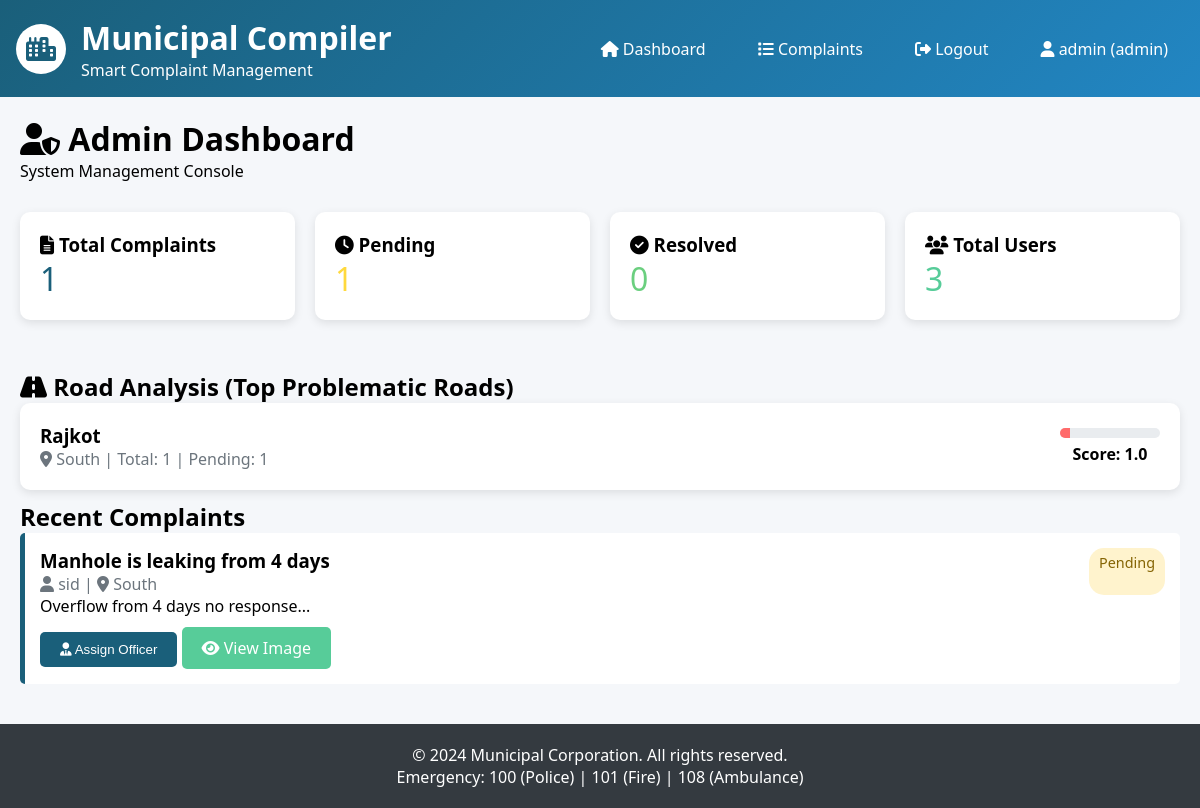
The page /admin/dashboard (signed in) on the database its author committed.
### municipa_app.py (models this page shows, shortened)
class User(UserMixin, db.Model):
    __tablename__ = 'users'
    id = db.Column(db.Integer, primary_key=True)
    username = db.Column(db.String(80), unique=True, nullable=False)
    email = db.Column(db.String(120), unique=True, nullable=False)
    password_hash = db.Column(db.String(200), nullable=False)
    role = db.Column(db.String(20), nullable=False)  # 'user', 'officer', 'admin'
    taluka = db.Column(db.String(50), nullable=True)
    department = db.Column(db.String(100), nullable=True)
    phone = db.Column(db.String(15), nullable=True)
    created_at = db.Column(db.DateTime, default=datetime.utcnow)

class RoadAnalysis(db.Model):
    __tablename__ = 'road_analysis'
    id = db.Column(db.Integer, primary_key=True)
    road_name = db.Column(db.String(200), nullable=False)
    taluka = db.Column(db.String(50), nullable=False)
    total_complaints = db.Column(db.Integer, default=0)
    pending_complaints = db.Column(db.Integer, default=0)
    resolved_complaints = db.Column(db.Integer, default=0)
    problem_score = db.Column(db.Float, default=0.0)
    last_updated = db.Column(db.DateTime, default=datetime.utcnow, onupdate=datetime.utcnow)

class Complaint(db.Model):
    __tablename__ = 'complaints'
    id = db.Column(db.Integer, primary_key=True)
    title = db.Column(db.String(200), nullable=False)
    description = db.Column(db.Text, nullable=False)
    category = db.Column(db.String(50), nullable=False)
    latitude = db.Column(db.Float, nullable=True)
    longitude = db.Column(db.Float, nullable=True)
    address = db.Column(db.String(300), nullable=True)
    image_path = db.Column(db.String(300), nullable=True)
    status = db.Column(db.String(20), default='pending')
    priority = db.Column(db.String(20), default='medium')
    user_id = db.Column(db.Integer, db.ForeignKey('users.id'), nullable=False)
    assigned_officer_id = db.Column(db.Integer, db.ForeignKey('users.id'), nullable=True)
    taluka = db.Column(db.String(50), nullable=False)
    created_at = db.Column(db.DateTime, default=datetime.utcnow)
    updated_at = db.Column(db.DateTime, onupdate=datetime.utcnow)
    resolved_image_path = db.Column(db.String(300), nullable=True)
    resolution_details = db.Column(db.Text, nullable=True)
    resolved_at = db.Column(db.DateTime, nullable=True)
    resolved_by = db.Column(db.Integer, db.ForeignKey('users.id'), nullable=True)
    author = db.relationship('User', foreign_keys=[user_id], backref='authored_complaints')
    assigned_officer = db.relationship('User', foreign_keys=[assigned_officer_id], backref='assigned_complaints')
    resolver = db.relationship('User', foreign_keys=[resolved_by], backref='resolved_complaints')

### municipa_app.py (the view)
@app.route('/admin/dashboard')
@login_required
@role_required('admin')
def admin_dashboard():
    roads = RoadAnalysis.query.order_by(RoadAnalysis.problem_score.desc()).limit(10).all()
    stats = {
        'total_complaints': Complaint.query.count() or 0,
        'pending_complaints': Complaint.query.filter_by(status='pending').count() or 0,
        'resolved_complaints': Complaint.query.filter_by(status='resolved').count() or 0,
        'total_users': User.query.count() or 0
    }
    recent_complaints = Complaint.query.order_by(Complaint.created_at.desc()).limit(10).all()
    return render_template('admin_dashboard.html', roads=roads, stats=stats, recent_complaints=recent_complaints)

### municipa_app.py (called while the page is built)
def role_required(role):
    def decorator(f):
        @wraps(f)
        @login_required
        def decorated_function(*args, **kwargs):
            if current_user.role != role:
                flash('You do not have permission to access this page.', 'danger')
                return redirect(url_for('dashboard'))
            return f(*args, **kwargs)
        return decorated_function
    return decorator

@login_manager.user_loader
def load_user(user_id):
    return User.query.get(int(user_id))

### templates/admin_dashboard.html (shortened to what this page needs)
{% extends "base.html" %}
{% block content %}
<h1><i class="fas fa-user-shield"></i> Admin Dashboard</h1>
<p>System Management Console</p>
<div style="display: grid; grid-template-columns: repeat(auto-fit, minmax(250px, 1fr)); gap: 20px; margin: 30px 0;">
    <div class="card">
        <h3><i class="fas fa-file-alt"></i> Total Complaints</h3>
        <p style="font-size: 2em; color: var(--primary-color);">{{ stats.total_complaints }}</p>
    </div>
    <div class="card">
        <h3><i class="fas fa-clock"></i> Pending</h3>
        <p style="font-size: 2em; color: var(--warning-color);">{{ stats.pending_complaints }}</p>
    </div>
    <div class="card">
        <h3><i class="fas fa-check-circle"></i> Resolved</h3>
        <p style="font-size: 2em; color: var(--success-color);">{{ stats.resolved_complaints }}</p>
    </div>
    <div class="card">
        <h3><i class="fas fa-users"></i> Total Users</h3>
        <p style="font-size: 2em; color: var(--secondary-color);">{{ stats.total_users }}</p>
    </div>
</div>
<h2><i class="fas fa-road"></i> Road Analysis (Top Problematic Roads)</h2>
{% if roads %}
    {% for road in roads %}
    <div class="card" style="margin-bottom: 10px;">
        <div style="display: flex; justify-content: space-between; align-items: center;">
            <div>
                <h3>{{ road.road_name }}</h3>
                <p style="color: var(--gray-color);">
                    <i class="fas fa-map-marker-alt"></i> {{ road.taluka }} |
                    Total: {{ road.total_complaints or 0 }} |
                    Pending: {{ road.pending_complaints or 0 }}
                </p>
            </div>
            <div>
                <div style="width: 100px; height: 10px; background: #e9ecef; border-radius: 5px; overflow: hidden;">
                    <div style="width: {{ (road.problem_score or 0) * 10 }}%; height: 100%; background: var(--danger-color);"></div>
                </div>
                <p style="text-align: center; margin-top: 5px; font-weight: bold;">
                    Score: {{ "%.1f"|format(road.problem_score or 0) }}
                </p>
            </div>
        </div>
    </div>
    {% endfor %}
{% else %}
<div class="card">
    <p>No road analysis data available.</p>
</div>
{% endif %}
<h2>Recent Complaints</h2>
{% if recent_complaints %}
    {% for complaint in recent_complaints %}
    <div class="complaint-item">
        <div style="display: flex; justify-content: space-between;">
            <div>
                <h3>{{ complaint.title }}</h3>
                <p style="color: var(--gray-color);">
                    <i class="fas fa-user"></i> {{ complaint.author.username }} |
                    <i class="fas fa-map-marker-alt"></i> {{ complaint.taluka }}
                </p>
            </div>
            <span class="status status-{{ complaint.status }}">
                {{ complaint.status|replace('_', ' ')|title }}
            </span>
        </div>
        <p>{{ complaint.description[:150] }}...</p>
        <div style="margin-top: 10px;">
            {% if complaint.status == 'pending' %}
            <button onclick="assignComplaint({{ complaint.id }})" class="btn btn-sm">
                <i class="fas fa-user-tie"></i> Assign Officer
            </button>
            {% endif %}
            {% if complaint.image_path %}
            <a href="{{ url_for('uploaded_file', filename=complaint.image_path) }}"
               target="_blank" class="btn btn-sm" style="background: var(--secondary-color);">
                <i class="fas fa-eye"></i> View Image
            </a>
            {% endif %}
        </div>
    </div>
    {% endfor %}
{% else %}
<div class="card">
    <p>No recent complaints.</p>
</div>
{% endif %}
{% endblock %}

### templates/base.html (shortened to what this page needs)
<!DOCTYPE html>
<html lang="en">
<head>
    <link rel="stylesheet" href="https://cdnjs.cloudflare.com/ajax/libs/font-awesome/6.4.0/css/all.min.css">
</head>
<body>
    <header class="header">
        <div class="logo">
            <div class="logo-icon">
                <i class="fas fa-city"></i>
            </div>
            <div>
                <h1>Municipal Compiler</h1>
                <p>Smart Complaint Management</p>
            </div>
        </div>
        <nav class="nav">
            {% if current_user.is_authenticated %}
                <a href="{{ url_for('dashboard') }}"><i class="fas fa-home"></i> Dashboard</a>
                <a href="{{ url_for('view_complaints') }}"><i class="fas fa-list"></i> Complaints</a>
                <a href="{{ url_for('logout') }}"><i class="fas fa-sign-out-alt"></i> Logout</a>
                <span style="padding: 8px 16px;">
                    <i class="fas fa-user"></i> {{ current_user.username }} ({{ current_user.role }})
                </span>
            {% endif %}
        </nav>
    </header>
    <div class="container">
        {% block content %}{% endblock %}
    </div>
    <footer class="footer">
        <p>&copy; 2024 Municipal Corporation. All rights reserved.</p>
        <p>Emergency: 100 (Police) | 101 (Fire) | 108 (Ambulance)</p>
    </footer>
</body>
</html>

### templates/base.html (style rules this page uses)
:root { --primary-color: #1a5f7a; --secondary-color: #57cc99; --accent-color: #ff9a3c; --danger-color: #ff6b6b; --warning-color: #ffd93d; --success-color: #6bcf7f; --light-color: #f8f9fa; --dark-color: #343a40; --gray-color: #6c757d; }
* { margin: 0; padding: 0; box-sizing: border-box; }
body { font-family: 'Segoe UI', Tahoma, Geneva, Verdana, sans-serif; background: #f5f7fa; min-height: 100vh; }
.header { background: linear-gradient(135deg, #1a5f7a 0%, #2286c3 100%); color: white; padding: 1rem; display: flex; justify-content: space-between; align-items: center; }
.logo { display: flex; align-items: center; gap: 15px; }
.logo-icon { width: 50px; height: 50px; background: white; border-radius: 50%; display: flex; align-items: center; justify-content: center; color: var(--primary-color); font-size: 24px; }
.nav { display: flex; gap: 20px; }
.nav a { color: white; text-decoration: none; padding: 8px 16px; }
.container { max-width: 1200px; margin: 20px auto; padding: 0 20px; }
.card { background: white; border-radius: 10px; padding: 20px; margin-bottom: 20px; box-shadow: 0 3px 10px rgba(0,0,0,0.1); }
.btn { display: inline-block; padding: 10px 20px; background: var(--primary-color); color: white; border: none; border-radius: 5px; cursor: pointer; text-decoration: none; }
.complaint-item { background: white; border-left: 5px solid var(--primary-color); padding: 15px; margin-bottom: 15px; border-radius: 5px; }
.status { padding: 5px 10px; border-radius: 15px; font-size: 0.9em; }
.status-pending { background: #fff3cd; color: #856404; }
.footer { background: var(--dark-color); color: white; text-align: center; padding: 20px; margin-top: 40px; }

### rows shown on the page
User: username "admin", role "admin"
RoadAnalysis: road_name "Rajkot", taluka "South", total_complaints "1", pending_complaints "1", problem_score "1.0"
Complaint: title "Manhole is leaking from 4 days", author.username "sid", taluka "South", status "Pending", description "Overflow from 4 days no response"

### other values the page prints
{{ stats.total_complaints }} "1"
{{ stats.pending_complaints }} "1"
{{ stats.resolved_complaints }} "0"
{{ stats.total_users }} "3"
